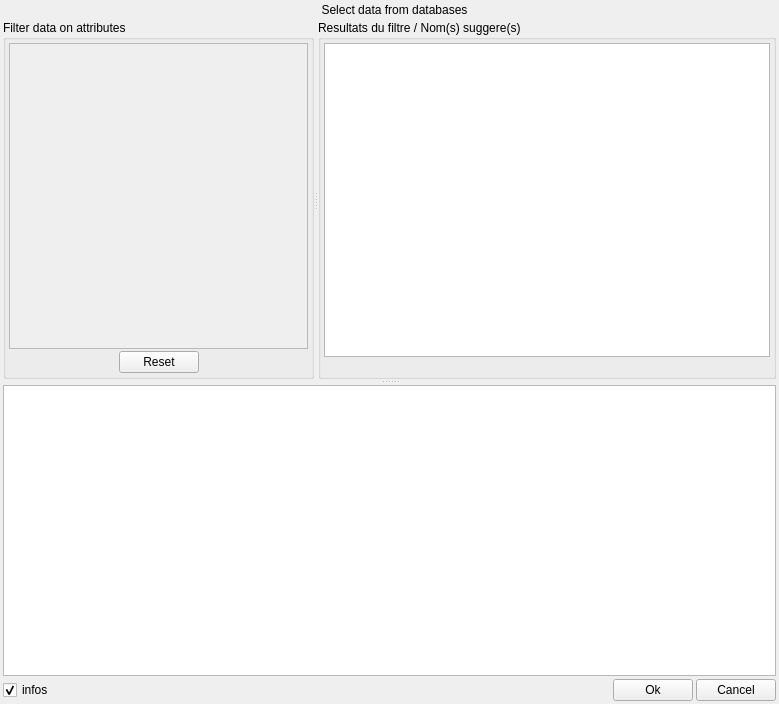
<?xml version="1.0" encoding="UTF-8"?>
<ui version="4.0">
 <class>Form1</class>
 <widget class="QWidget" name="Form1">
  <property name="geometry">
   <rect>
    <x>0</x>
    <y>0</y>
    <width>779</width>
    <height>704</height>
   </rect>
  </property>
  <property name="windowTitle">
   <string>Select data from databases</string>
  </property>
  <layout class="QVBoxLayout">
   <property name="spacing">
    <number>3</number>
   </property>
   <property name="margin">
    <number>3</number>
   </property>
   <item>
    <layout class="QHBoxLayout">
     <item>
      <widget class="QLabel" name="labDatabaseIcon">
       <property name="sizePolicy">
        <sizepolicy hsizetype="Fixed" vsizetype="Fixed">
         <horstretch>0</horstretch>
         <verstretch>0</verstretch>
        </sizepolicy>
       </property>
       <property name="pixmap">
        <pixmap>../../../../share/icons/database_read.png</pixmap>
       </property>
       <property name="scaledContents">
        <bool>true</bool>
       </property>
       <property name="wordWrap">
        <bool>false</bool>
       </property>
      </widget>
     </item>
     <item>
      <widget class="QLabel" name="titleLabel">
       <property name="sizePolicy">
        <sizepolicy hsizetype="Expanding" vsizetype="Fixed">
         <horstretch>0</horstretch>
         <verstretch>0</verstretch>
        </sizepolicy>
       </property>
       <property name="text">
        <string>Select data from databases</string>
       </property>
       <property name="alignment">
        <set>Qt::AlignCenter</set>
       </property>
       <property name="wordWrap">
        <bool>false</bool>
       </property>
      </widget>
     </item>
    </layout>
   </item>
   <item>
    <widget class="QSplitter" name="vsplitter">
     <property name="sizePolicy">
      <sizepolicy hsizetype="Expanding" vsizetype="Expanding">
       <horstretch>0</horstretch>
       <verstretch>0</verstretch>
      </sizepolicy>
     </property>
     <property name="orientation">
      <enum>Qt::Vertical</enum>
     </property>
     <property name="handleWidth">
      <number>6</number>
     </property>
     <widget class="QSplitter" name="hsplitter">
      <property name="sizePolicy">
       <sizepolicy hsizetype="Expanding" vsizetype="Expanding">
        <horstretch>0</horstretch>
        <verstretch>0</verstretch>
       </sizepolicy>
      </property>
      <property name="orientation">
       <enum>Qt::Horizontal</enum>
      </property>
      <widget class="QGroupBox" name="attributesFrame">
       <property name="sizePolicy">
        <sizepolicy hsizetype="Expanding" vsizetype="Expanding">
         <horstretch>0</horstretch>
         <verstretch>0</verstretch>
        </sizepolicy>
       </property>
       <property name="title">
        <string>Filter data on attributes</string>
       </property>
       <layout class="QVBoxLayout">
        <property name="spacing">
         <number>2</number>
        </property>
        <property name="margin">
         <number>3</number>
        </property>
        <item>
         <widget class="QScrollArea" name="scrollarea">
          <property name="sizePolicy">
           <sizepolicy hsizetype="Expanding" vsizetype="Expanding">
            <horstretch>0</horstretch>
            <verstretch>0</verstretch>
           </sizepolicy>
          </property>
         </widget>
        </item>
        <item>
         <layout class="QHBoxLayout">
          <property name="spacing">
           <number>0</number>
          </property>
          <item>
           <spacer>
            <property name="orientation">
             <enum>Qt::Horizontal</enum>
            </property>
            <property name="sizeType">
             <enum>QSizePolicy::Expanding</enum>
            </property>
            <property name="sizeHint" stdset="0">
             <size>
              <width>21</width>
              <height>20</height>
             </size>
            </property>
           </spacer>
          </item>
          <item>
           <widget class="QPushButton" name="btnReset">
            <property name="text">
             <string>Reset</string>
            </property>
           </widget>
          </item>
          <item>
           <spacer>
            <property name="orientation">
             <enum>Qt::Horizontal</enum>
            </property>
            <property name="sizeType">
             <enum>QSizePolicy::Expanding</enum>
            </property>
            <property name="sizeHint" stdset="0">
             <size>
              <width>21</width>
              <height>20</height>
             </size>
            </property>
           </spacer>
          </item>
         </layout>
        </item>
       </layout>
      </widget>
      <widget class="QGroupBox" name="grpItems">
       <property name="sizePolicy">
        <sizepolicy hsizetype="Expanding" vsizetype="Expanding">
         <horstretch>0</horstretch>
         <verstretch>0</verstretch>
        </sizepolicy>
       </property>
       <property name="title">
        <string>Resultats du filtre / Nom(s) suggere(s)</string>
       </property>
       <layout class="QVBoxLayout">
        <property name="spacing">
         <number>2</number>
        </property>
        <property name="margin">
         <number>3</number>
        </property>
        <item>
         <widget class="QTableView" name="tblItems">
          <property name="sizePolicy">
           <sizepolicy hsizetype="Expanding" vsizetype="Expanding">
            <horstretch>0</horstretch>
            <verstretch>0</verstretch>
           </sizepolicy>
          </property>
          <property name="selectionMode">
           <enum>QAbstractItemView::SingleSelection</enum>
          </property>
          <property name="selectionBehavior">
           <enum>QAbstractItemView::SelectRows</enum>
          </property>
          <property name="sortingEnabled">
           <bool>true</bool>
          </property>
         </widget>
        </item>
        <item>
         <widget class="QLabel" name="labItems">
          <property name="text">
           <string/>
          </property>
         </widget>
        </item>
       </layout>
      </widget>
     </widget>
     <widget class="QTextBrowser" name="textBrowser">
      <property name="sizePolicy">
       <sizepolicy hsizetype="Expanding" vsizetype="Preferred">
        <horstretch>0</horstretch>
        <verstretch>0</verstretch>
       </sizepolicy>
      </property>
     </widget>
    </widget>
   </item>
   <item>
    <layout class="QHBoxLayout">
     <item>
      <widget class="QCheckBox" name="checkBox1">
       <property name="text">
        <string>infos</string>
       </property>
       <property name="checked">
        <bool>true</bool>
       </property>
      </widget>
     </item>
     <item>
      <spacer>
       <property name="orientation">
        <enum>Qt::Horizontal</enum>
       </property>
       <property name="sizeType">
        <enum>QSizePolicy::Expanding</enum>
       </property>
       <property name="sizeHint" stdset="0">
        <size>
         <width>230</width>
         <height>20</height>
        </size>
       </property>
      </spacer>
     </item>
     <item>
      <widget class="QPushButton" name="btnOk">
       <property name="sizePolicy">
        <sizepolicy hsizetype="Minimum" vsizetype="Fixed">
         <horstretch>0</horstretch>
         <verstretch>0</verstretch>
        </sizepolicy>
       </property>
       <property name="text">
        <string>Ok</string>
       </property>
      </widget>
     </item>
     <item>
      <widget class="QPushButton" name="btnCancel">
       <property name="text">
        <string>Cancel</string>
       </property>
      </widget>
     </item>
    </layout>
   </item>
  </layout>
 </widget>
 <layoutdefault spacing="3" margin="5"/>
 <resources/>
 <connections>
  <connection>
   <sender>checkBox1</sender>
   <signal>toggled(bool)</signal>
   <receiver>textBrowser</receiver>
   <slot>setVisible(bool)</slot>
   <hints>
    <hint type="sourcelabel">
     <x>20</x>
     <y>20</y>
    </hint>
    <hint type="destinationlabel">
     <x>20</x>
     <y>20</y>
    </hint>
   </hints>
  </connection>
 </connections>
</ui>
